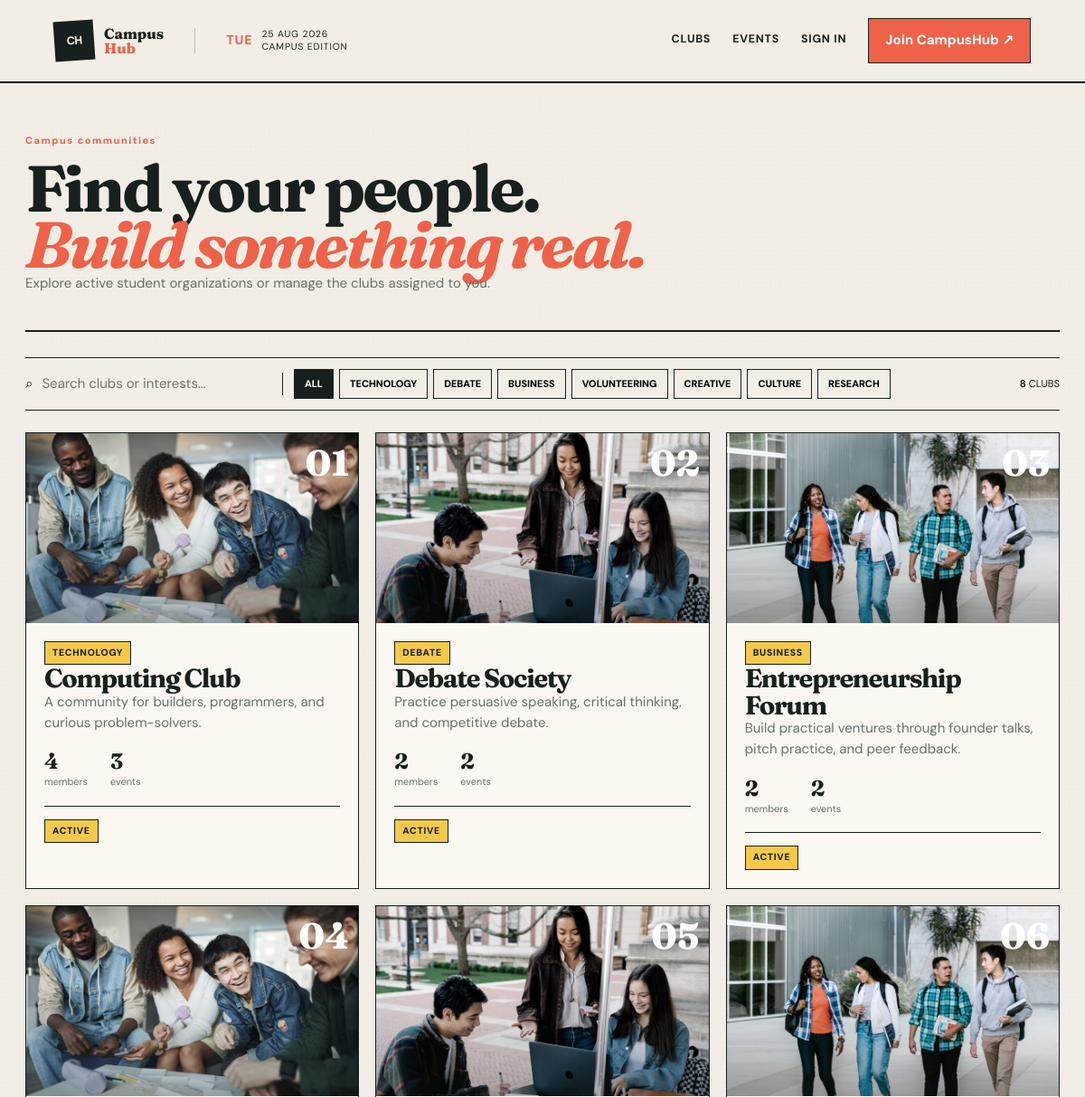
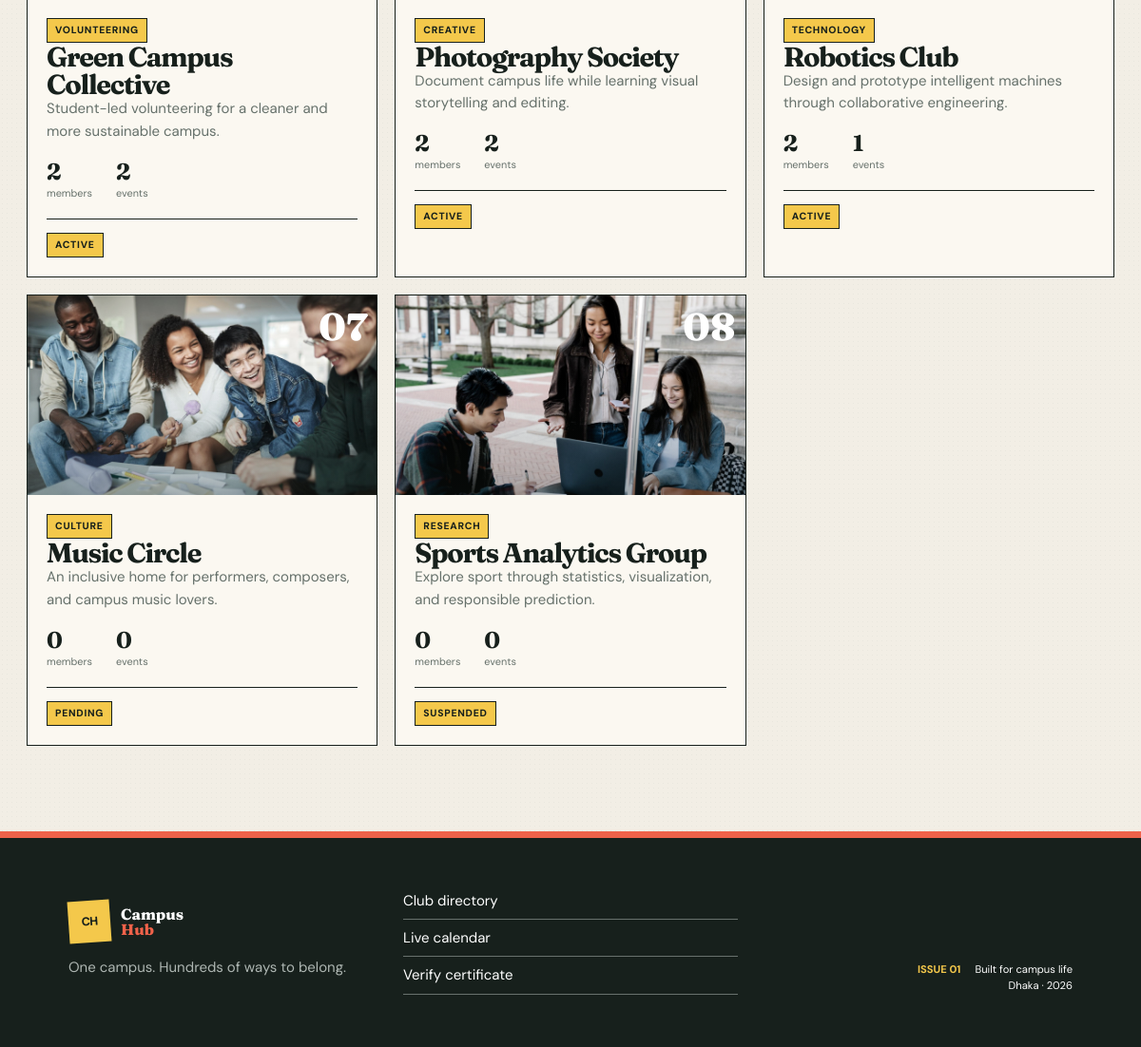
Screenshot of /clubs.php with the database file from the repository (2 pictures, top to bottom).
### tables this page shows
CREATE TABLE clubs (
  club_id BIGINT UNSIGNED AUTO_INCREMENT PRIMARY KEY,
  club_name VARCHAR(140) NOT NULL UNIQUE,
  description TEXT NOT NULL,
  category VARCHAR(80) NOT NULL,
  logo VARCHAR(255) NULL,
  contact_information VARCHAR(190) NULL,
  status ENUM('Pending','Active','Suspended') NOT NULL DEFAULT 'Pending',
  created_at TIMESTAMP NOT NULL DEFAULT CURRENT_TIMESTAMP,
  INDEX idx_club_category_status (category, status)
);

### config/database.php (called while the page is built, shortened)
<?php
function db(): PDO
{
    static $pdo = null;
    if ($pdo instanceof PDO) {
        return $pdo;
    }
    $dsn = sprintf('mysql:host=%s;port=%s;dbname=%s;charset=utf8mb4', DB_HOST, DB_PORT, DB_NAME);
    try {
        $pdo = new PDO($dsn, DB_USER, DB_PASS, [
            PDO::ATTR_ERRMODE => PDO::ERRMODE_EXCEPTION,
            PDO::ATTR_DEFAULT_FETCH_MODE => PDO::FETCH_ASSOC,
            PDO::ATTR_EMULATE_PREPARES => false,
        ]);
    } catch (PDOException $exception) {
        http_response_code(500);
        exit('Database connection failed. Import database/schema.sql and database/seed.sql in phpMyAdmin, then check config/database.php.');
    }
    return $pdo;
}

### includes/functions.php (called while the page is built, shortened)
<?php
function e(?string $value): string
{
    return htmlspecialchars($value ?? '', ENT_QUOTES, 'UTF-8');
}

### clubs.php (the view, shortened to what this page needs)
<?php
$clubs=db()->query("SELECT c.*, COUNT(DISTINCT CASE WHEN cm.approval_status='Approved' AND cm.membership_status='Active' THEN cm.membership_id END) member_count, COUNT(DISTINCT e.event_id) event_count FROM clubs c LEFT JOIN club_membership cm ON cm.club_id=c.club_id LEFT JOIN events e ON e.club_id=c.club_id GROUP BY c.club_id ORDER BY FIELD(c.status,'Active','Pending','Suspended'),c.club_name")->fetchAll();
$categories=array_values(array_unique(array_column($clubs,'category')));
$clubImages=['assets/images/club-collaboration.jpg','assets/images/campus-study.jpg','assets/images/campus-walk.jpg'];
$pageTitle='Clubs';require __DIR__.'/includes/header.php';
?>
<section class="page-shell"><div class="page-head"><div><span class="eyebrow">Campus communities</span><h2>Find your people.<br><span class="accent-script">Build something real.</span></h2><p>Explore active student organizations or manage the clubs assigned to you.</p></div><?php if(is_admin()):?><a class="button button-primary" href="clubs.php?new=1">＋ Create club</a><?php endif;?></div>
<div class="filter-bar" data-filter-scope="clubs"><label class="search-field"><span>⌕</span><input type="search" data-live-search placeholder="Search clubs or interests…"></label><div class="filter-chips"><button class="filter-chip active" data-filter="all">All</button><?php foreach($categories as $category):?><button class="filter-chip" data-filter="<?=e(strtolower($category))?>"><?=e($category)?></button><?php endforeach;?></div><span class="result-count"><strong data-result-count><?=count($clubs)?></strong> clubs</span></div>
<div class="grid dynamic-grid" data-filter-grid><?php foreach($clubs as $i=>$club):?><article class="card club-card reveal" data-filter-item data-category="<?=e(strtolower($club['category']))?>" data-search="<?=e(strtolower($club['club_name'].' '.$club['description'].' '.$club['category']))?>"><div class="club-cover"><img src="<?=e($clubImages[$i%count($clubImages)])?>" alt=""><span class="cover-index">0<?=$i+1?></span></div><div class="card-content"><span class="card-tag"><?=e($club['category'])?></span><h3><?=e($club['club_name'])?></h3><p class="muted clamp"><?=e($club['description'])?></p><div class="club-metrics"><span><strong><?= (int)$club['member_count']?></strong> members</span><span><strong><?= (int)$club['event_count']?></strong> events</span></div><div class="card-footer"><span class="badge" data-membership-state><?=e($club['status'])?></span></div></div></article><?php endforeach;?></div></section>
<?php require __DIR__.'/includes/footer.php';?>

### assets/style.css (style rules this page uses)
:root { --paper:#f2eee5;--cream:#fbf8f1;--ink:#17201c;--muted:#66716b;--line:#bfc4bd;--coral:#ef624a;--sun:#f4c84b;--green:#27745a;--blue:#6a8fb8;--white:#fff;--shadow:0 18px 48px rgba(23,32,28,.12) }
* { box-sizing:border-box }
html { scroll-behavior:smooth }
body { margin:0;background:var(--paper);background-image:radial-gradient(rgba(23,32,28,.035) .7px,transparent .7px);background-size:5px 5px;color:var(--ink);font:15px/1.55 "DM Sans",sans-serif }
h1,h2,h3 { font-family:Fraunces,serif;line-height:1.02;letter-spacing:-.045em;margin:0 }
p { margin:0 0 1rem }
button,input,select,textarea { font:inherit }
.muted { color:var(--muted) }
.lead-photo img,.story-image img,.auth-visual img,.club-cover img,.event-cover img { width:100%;height:100%;object-fit:cover;display:block;filter:saturate(.78) contrast(1.06) }
.page-shell { max-width:1320px;margin:auto;padding:55px 28px 90px }
.page-head { display:flex;justify-content:space-between;align-items:end;border-bottom:2px solid var(--ink);padding-bottom:24px;margin-bottom:28px }
.page-head h2 { font-size:clamp(3rem,6vw,6.6rem);line-height:.87 }
.page-head h2 .accent-script { color:var(--coral);font-style:italic }
.page-head p { color:var(--muted);max-width:600px }
.eyebrow { font-size:.68rem;font-weight:800;letter-spacing:.14em;color:var(--coral);display:block;margin-bottom:13px }
.grid { display:grid;grid-template-columns:repeat(3,1fr);gap:18px }
.card { background:var(--cream);border:1px solid var(--ink);padding:22px;position:relative }
.card h3 { font-size:1.8rem }
.card-tag,.badge { display:inline-block;padding:4px 8px;background:var(--sun);border:1px solid var(--ink);font-size:.65rem;font-weight:800;text-transform:uppercase;letter-spacing:.07em }
.card-footer { border-top:1px solid var(--ink);margin-top:18px;padding-top:14px;display:flex;justify-content:space-between;align-items:center;gap:10px }
.clamp { display:-webkit-box;-webkit-line-clamp:3;-webkit-box-orient:vertical;overflow:hidden }
.club-card,.event-card { padding:0;overflow:hidden }
.club-cover,.event-cover { height:210px;position:relative }
.club-cover:after,.event-cover:after { content:"";position:absolute;inset:0;background:linear-gradient(0deg,rgba(23,32,28,.3),transparent 60%) }
.cover-index { position:absolute;right:10px;top:8px;font:800 2.5rem Fraunces;color:white;z-index:2 }
.card-content { padding:20px }
.club-metrics { display:flex;gap:25px }
.club-metrics span { display:grid;color:var(--muted);font-size:.68rem }
.club-metrics strong { font:700 1.5rem Fraunces;color:var(--ink) }
.filter-bar { display:flex;align-items:center;gap:12px;border-block:1px solid var(--ink);padding:12px 0;margin-bottom:24px;position:sticky;top:92px;background:var(--paper);z-index:20 }
.search-field { display:flex;align-items:center;gap:8px;min-width:285px;border-right:1px solid var(--ink);padding-right:15px }
.search-field input { border:0;background:transparent;outline:0;width:100% }
.filter-chips { display:flex;gap:6px;overflow-x:auto }
.filter-chip,.view-toggle button { border:1px solid var(--ink);background:transparent;padding:7px 11px;font-size:.68rem;font-weight:800;text-transform:uppercase;cursor:pointer }
.filter-chip.active,.filter-chip:hover,.view-toggle button.active { background:var(--ink);color:white }
.result-count { margin-left:auto;font-size:.7rem;text-transform:uppercase }
.reveal { opacity:1;transform:none;transition:transform .28s ease,box-shadow .28s ease }

### rows the page displays
clubs: category "TECHNOLOGY", club_name "Computing Club", description "A community for builders, programmers, and curious problem-solvers.", member_count "4", event_count "3", status "ACTIVE"
clubs: category "DEBATE", club_name "Debate Society", description "Practice persuasive speaking, critical thinking, and competitive debate.", member_count "2", event_count "2", status "ACTIVE"
clubs: category "BUSINESS", club_name "Entrepreneurship Forum", description "Build practical ventures through founder talks, pitch practice, and peer feedback.", member_count "2", event_count "2", status "ACTIVE"
clubs: category "VOLUNTEERING", club_name "Green Campus Collective", description "Student-led volunteering for a cleaner and more sustainable campus.", member_count "2", event_count "2", status "ACTIVE"
clubs: category "CREATIVE", club_name "Photography Society", description "Document campus life while learning visual storytelling and editing.", member_count "2", event_count "2", status "ACTIVE"
clubs: category "TECHNOLOGY", club_name "Robotics Club", description "Design and prototype intelligent machines through collaborative engineering.", member_count "2", event_count "1", status "ACTIVE"
clubs: category "CULTURE", club_name "Music Circle", description "An inclusive home for performers, composers, and campus music lovers.", member_count "0", event_count "0", status "PENDING"
clubs: category "RESEARCH", club_name "Sports Analytics Group", description "Explore sport through statistics, visualization, and responsible prediction.", member_count "0", event_count "0", status "SUSPENDED"

### other values shown
$category "TECHNOLOGY"
$category "DEBATE"
$category "BUSINESS"
$category "VOLUNTEERING"
$category "CREATIVE"
$category "CULTURE"
$category "RESEARCH"
count($clubs) "8"
